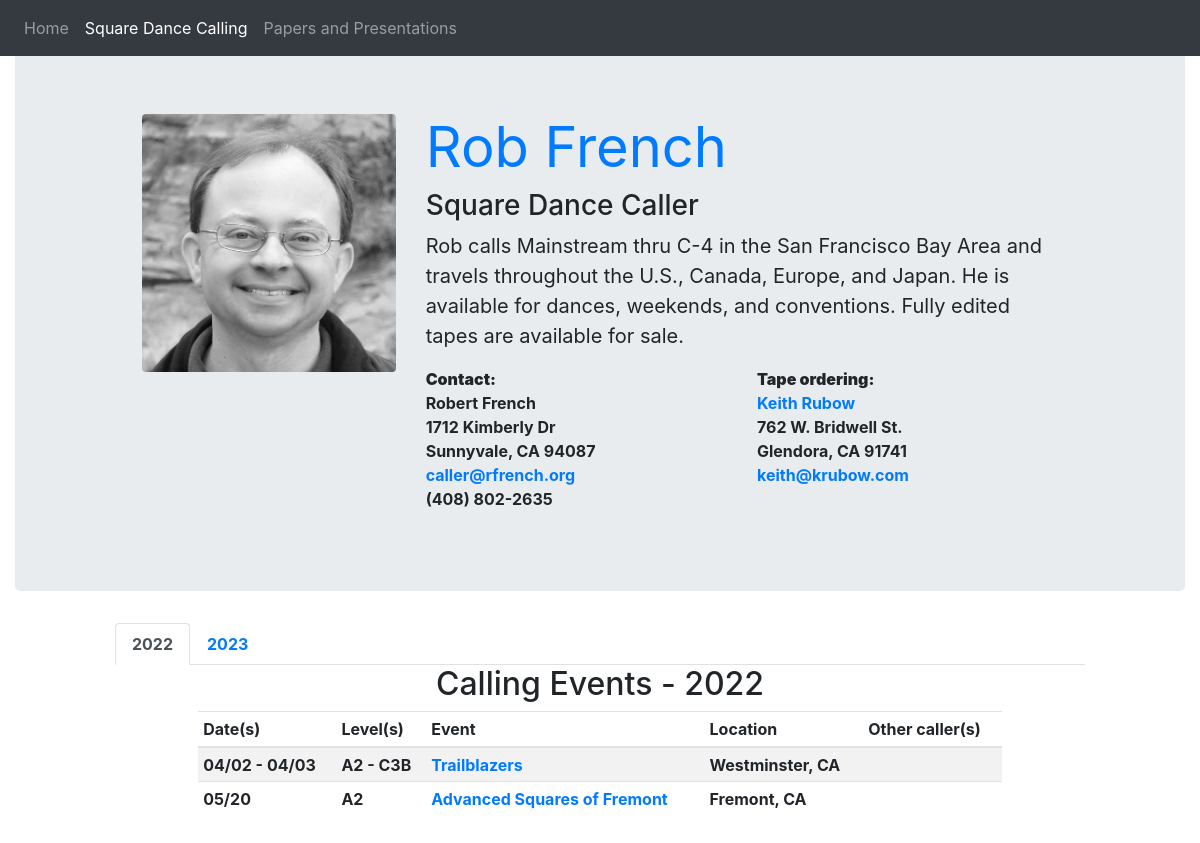
The app's page /calling, older data.
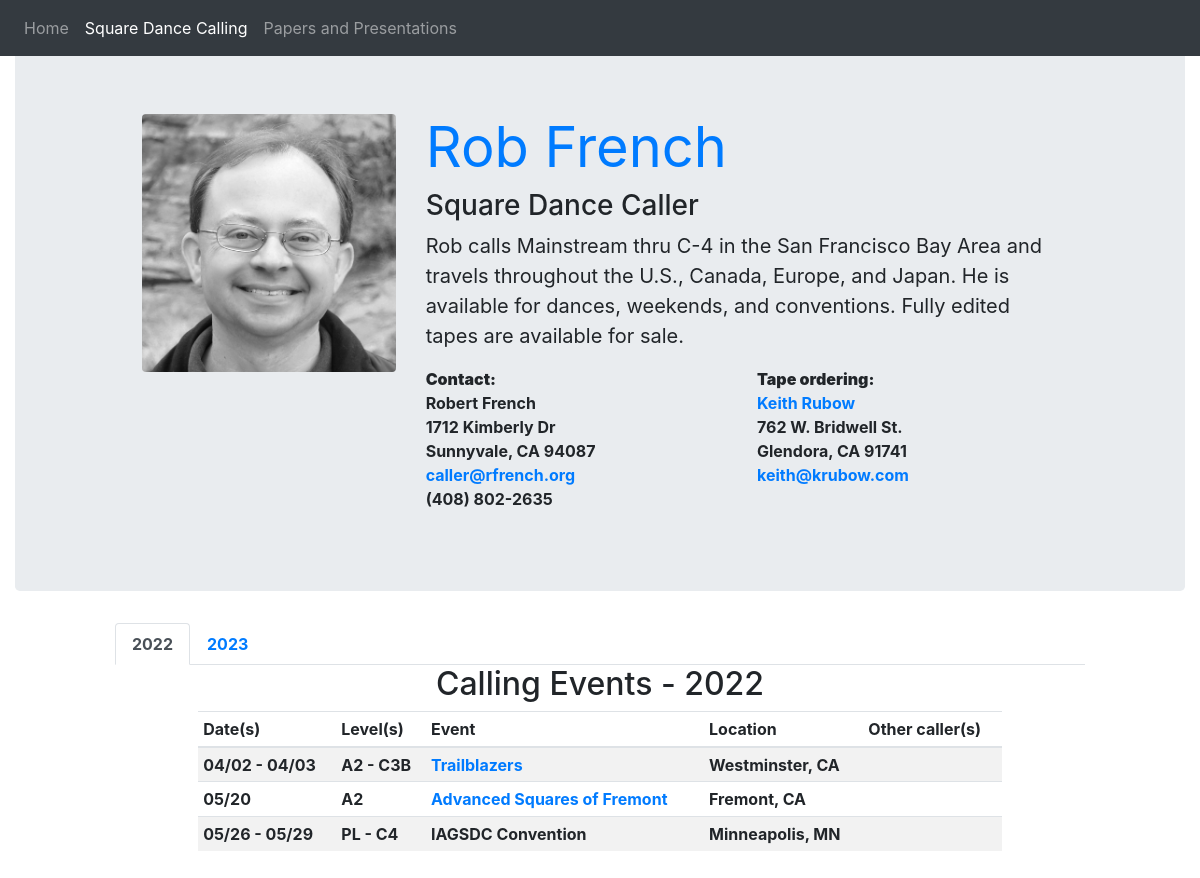
The same page, newer data.
### calling/models.py (models this page shows, shortened)
class Gig(models.Model):
    start_date = models.DateField()
    end_date = models.DateField(blank=True, null=True)
    low_level = models.CharField(max_length=3)
    high_level = models.CharField(max_length=3, blank=True)
    event = models.ForeignKey('Event', on_delete=models.PROTECT)
    callers = models.CharField(max_length=120, blank=True)
    class Meta:
        ordering = ['start_date']
    def pretty_level(self):
        if self.high_level == '':
            return self.low_level
        return self.low_level + ' - ' + self.high_level
    def pretty_date(self):
        start = self.start_date.strftime('%m/%d')
        if self.end_date is None:
            return start
        end = self.end_date.strftime('%m/%d')
        return start + ' - ' + end
    def year(self):
        return self.start_date.year
    def title(self):
        return self.event.title
    def link(self):
        return self.event.link
    def location(self):
        return self.event.location

class Event(models.Model):
    title = models.CharField(max_length=120)
    location = models.CharField(max_length=120)
    link = models.CharField(max_length=256, blank=True)
    class Meta:
        ordering = ['title']

### calling/views.py (the view)
# urls.py: path('calling', calling.views.calling),
def calling(request):
    gigs = Gig.objects.order_by('start_date')
    now = datetime.datetime.now()
    current_year = now.year
    current_date = now.strftime('%y-%m-%d')
    years = []
    for gig in gigs:
        if (gig.start_date.year >= current_year and
            gig.start_date.year not in years):
            years.append(gig.start_date.year)
    years.sort()
    return render(request, 'calling/calling.html',
                  {'gigs': gigs,
                   'years': years,
                   'current_date': current_date,
                   'current_year': current_year})

### calling/templates/calling/calling.html (shortened to what the changed rows need)
<!doctype html>
<html lang="en">
  <head>
    <link rel="stylesheet" href="https://maxcdn.bootstrapcdn.com/bootstrap/4.0.0-beta.3/css/bootstrap.min.css">
  </head>
  <body style="min-height:270ex;padding-top:50px;">
    {% load static %}
    <div class="container-fluid">
      <div class="jumbotron">
        <div class="row">
          <div class="col-7">
            <div class="row">
              <div class="col-12">
                <h1 class="display-4"><a href="/"><strong>Rob French</strong></a></h1>
              </div>
            </div>
          </div>
        </div>
      </div>
      <div class="row">
        <div class="col-10">
          <ul class="nav nav-tabs" id="myTab" role="tablist">
            {% for year in years %}
              <li class="nav-item">
                <a class="nav-link {% if year == current_year %}active{% endif %}" id="Y{{year}}-tab" data-toggle="tab" href="#Y{{year}}" role="tab" aria-controls="home" aria-selected="true"><strong>{{year}}</strong></a>
              </li>
            {% endfor %}
          </ul>
          <div class="tab-content">
            {% for year in years %}
            <div class="tab-pane fade {% if year == current_year %}show active{% endif %}" id="Y{{year}}" role="tabpanel" aria-labelledby="{{year}}-tab">
              <h2 class="text-center">Calling Events - {{year}}</h2>
              <div class="row">
                <div class="col-1"></div>
                <div class="col-10">
                  <table class="table table-striped table-sm">
                    <thead>
                      <th scope="col">Date(s)</th>
                      <th scope="col">Level(s)</th>
                      <th scope="col">Event</th>
                      <th scope="col">Location</th>
                      <th scope="col">Other caller(s)</th>
                    </thead>
                    <tbody>
                      {% for gig in gigs.all %}
                        {% if gig.year == year %}
                          <tr>
                            <td><strong>{{gig.pretty_date}}</strong></td>
                            <td><strong>{{gig.pretty_level}}</strong></td>
                            {% if gig.link != '' %}
                              <td><a target="_blank" href="{{gig.link}}"><strong>{{gig.title}}</strong></a></td>
                            {% else %}
                              <td><strong>{{gig.title}}</strong></td>
                            {% endif %}
                            <td><strong>{{gig.location}}</strong></td>
                            <td><strong>{{gig.callers}}</strong></td>
                          </tr>
                        {% endif %}
                      {% endfor %}
                    </tbody>
                  </table>
                </div>
                <div class="col"></div>
              </div>
            </div>
            {% endfor %}
          </div>
        </div>
      </div>
    </div>
  </body>
</html>

Row changes from the older to the newer data that the page shows:
added Gig: pretty_date "05/26 - 05/29", pretty_level "PL - C4", title "IAGSDC Convention", location "Minneapolis, MN"
